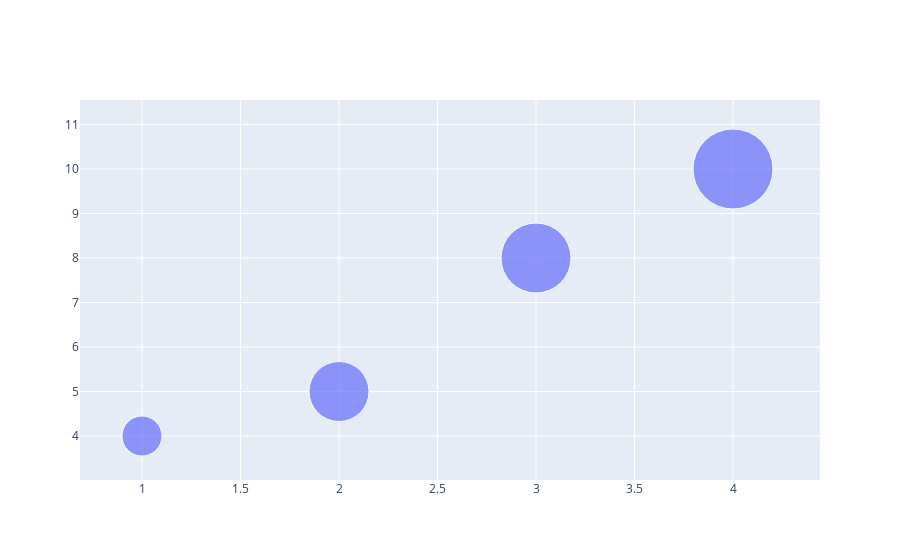

This figure's notebook cell:
### Code cell
fig = go.Figure(go.Scatter(x=x, y=y, mode = "markers", marker_size = [40,60,70,80]))
fig.show()

### Figure 1 — Plotly figure (JSON) as saved in the notebook; plotly's stock layout.template omitted (floating-point values rounded to 4 significant figures)
{"data": [{"marker": {"size": [40, 60, 70, 80]}, "mode": "markers", "type": "scatter", "x": [1, 2, 3, 4], "y": [4, 5, 8, 10]}], "layout": {}}
